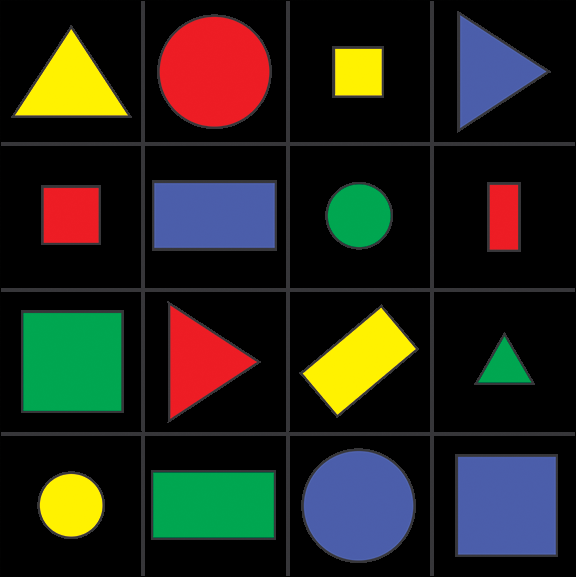
#> input picture segmentationandcontours/mat__shapes__web.png, 576 x 577 px
$ jupyter execute --allow-errors matchingcontours.ipynb
#> lines starting #> are read from the running program, lines starting #| are printed output that depends on the picture; after the words box and inside, x2 and y2 are one past the last pixel; in counts of white or black regions, pixels touching at a corner belong together; long printed decimals are rounded
[cell 1]
import cv2
import numpy as np


image = cv2.imread("mat__shapes__web.png")
#> image is the input picture: shape (577, 576, 3); mean B, G, R 28.2, 37.1, 37.1
template = cv2.imread("yellow_triangle.png")
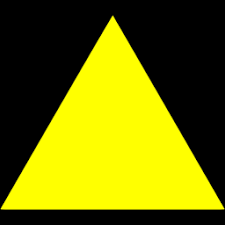
#> input picture segmentationandcontours/yellow_triangle.png, 225 x 225 px
#> template is the input picture: shape (225, 225, 3); mean B, G, R 0, 110.3, 110.3
template= cv2.pyrDown(template)
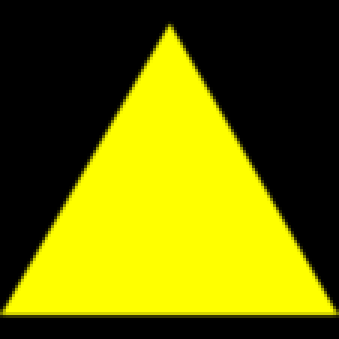
#> template: shape (113, 113, 3) (shown 3 times larger); mean B, G, R 0, 109.4, 109.4

orignal_image = image.copy()
cv2.imshow("Target image", image)
cv2.imshow("Template image", template)
cv2.waitKey(0)

gray_target = cv2.cvtColor(image, cv2.COLOR_BGR2GRAY)
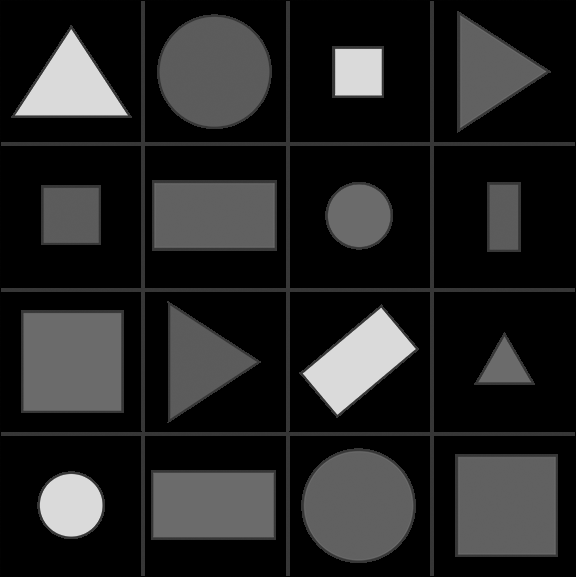
#> gray_target: shape (577, 576); min 0, max 218, mean 36.1
canny_edges_target = cv2.Canny(gray_target,30,200)
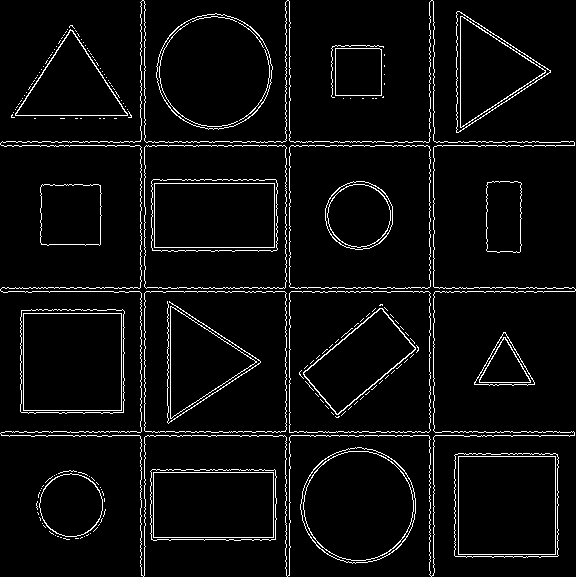
#> canny_edges_target: shape (577, 576); 4.7% white in thin lines or dots

gray_template = cv2.cvtColor(template, cv2.COLOR_BGR2GRAY)
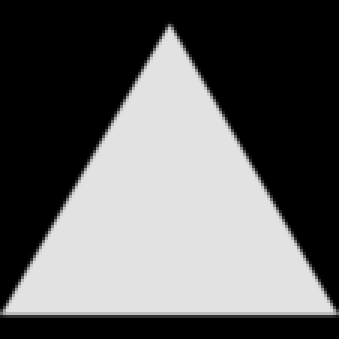
#> gray_template: shape (113, 113) (shown 3 times larger); min 0, max 226, mean 96.9
canny_edges_template = cv2.Canny(gray_template,30,200)
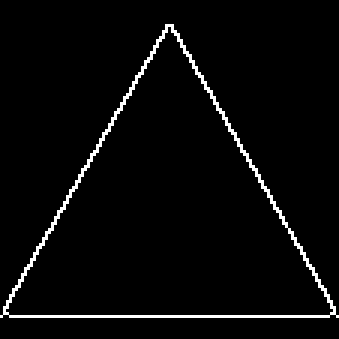
#> canny_edges_template: shape (113, 113) (shown 3 times larger); 3.2% white in thin lines or dots, all inside (x1, y1, x2, y2) = (0, 8, 113, 106)

target_contours, target_heirachy = cv2.findContours(canny_edges_target.copy(), cv2.RETR_EXTERNAL, cv2.CHAIN_APPROX_NONE)
#> target_contours = 120 contours, 107 with area under 20; largest, box (x1, y1, x2, y2) and area: (0, 0, 576, 577) 92215, (454, 453, 559, 558) 10550, (20, 309, 125, 414) 10530, (300, 447, 416, 564) 10342, (156, 13, 273, 130) 10339; target_heirachy = 120 rows, first 6: [1, -1, -1, -1], [2, 0, -1, -1], [3, 1, -1, -1], [4, 2, -1, -1], [5, 3, -1, -1], [6, 4, -1, -1]
template_contours, template_heirachy = cv2.findContours(canny_edges_template.copy(), cv2.RETR_EXTERNAL, cv2.CHAIN_APPROX_NONE)
#> template_contours = 1 contour; box (x1, y1, x2, y2) and area: (0, 8, 113, 106) 5576; template_heirachy = [[-1, -1, -1, -1]]

print("Found {} contours in target".format(len(target_contours)))
#| Found 120 contours in target
print("Found {} contours in template".format(len(template_contours)))
#| Found 1 contours in template

sorted_template = sorted(template_contours, key= cv2.contourArea, reverse=True) #reverses order so its from the largest to the smallest
#> sorted_template has the same summary as template_contours
template_matcher_contour = sorted_template[0] #gets the single largest contour
#> template_matcher_contour = contour of 308 points, box (x1, y1, x2, y2) (0, 8, 113, 106), area 5576

accepted_matches = []

for ctr in target_contours:
    match = cv2.matchShapes(template_matcher_contour, ctr, 3,0.0)
    if match < 0.05 and match > 0.01: #minimum threshold for a valid match
        accepted_matches.append(ctr)
        print("Good match: {}".format(match))
#> this loop made 120 passes
#> (ctr, match) on passes 3, 4, 5, 6, 7, 8, 9, 12, 13, 14, 17, 23: ([[81, 537], [80, 538], [81, 537], [82, 537]], 1.8e+308), ([[60, 537], [61, 537]], 1.8e+308), ([[84, 536]], 1.8e+308), ([[57, 536], [58, 536]], 1.8e+308), ([[55, 535]], 1.8e+308), ([[88, 534], [87, 535], [86, 535], [87, 535]], 1.8e+308), ([[90, 533]], 1.8e+308), ([[43, 525], [44, 526], [45, 527], [44, 526]], 1.8e+308), ([[99, 524], [98, 525]], 1.8e+308), ([[42, 523]], 1.8e+308), ([[37, 512], [38, 513], [38, 514], [38, 513]], 1.8e+308), ([[40, 490]], 1.8e+308)
#> match on passes 1, 2, 10, 11, 15, 16: 1.8e+308, 1.8e+308, 1.8e+308, 1.8e+308, 1.8e+308, 1.8e+308
#| Good match: 0.01185
#> after the loop, accepted_matches = 1 contour; box (x1, y1, x2, y2) and area: (150, 469, 277, 541) 8685

print("ACCEPTED_MATCHES: {}".format(len(accepted_matches)))
#| ACCEPTED_MATCHES: 1
cv2.drawContours(orignal_image, accepted_matches, -1, (0,255,0), 2)
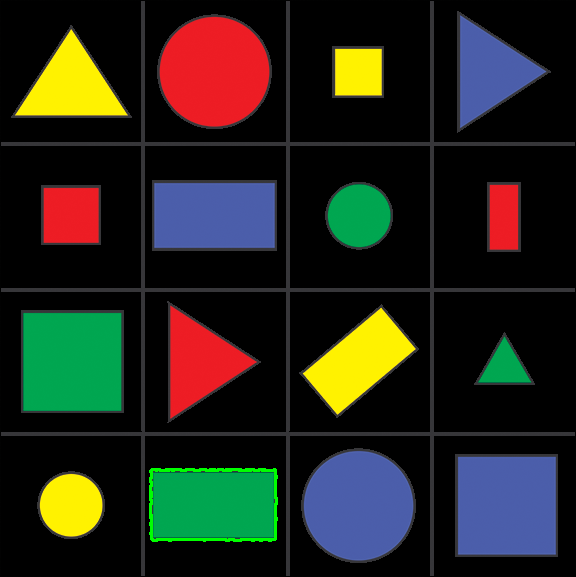
#> orignal_image: shape (577, 576, 3); 0.39% of pixels changed, all inside (x1, y1, x2, y2) = (149, 468, 278, 542)
cv2.imshow("Matched shapes image", orignal_image)
cv2.waitKey(0)
cv2.destroyAllWindows()
